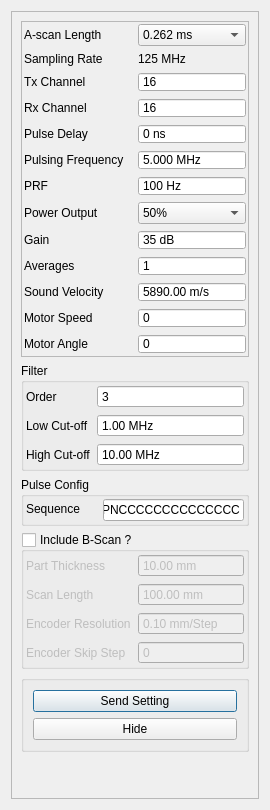
<?xml version="1.0" encoding="UTF-8"?>
<ui version="4.0">
 <class>TSettings</class>
 <widget class="QDialog" name="TSettings">
  <property name="geometry">
   <rect>
    <x>0</x>
    <y>0</y>
    <width>270</width>
    <height>810</height>
   </rect>
  </property>
  <property name="sizePolicy">
   <sizepolicy hsizetype="Preferred" vsizetype="Preferred">
    <horstretch>0</horstretch>
    <verstretch>0</verstretch>
   </sizepolicy>
  </property>
  <property name="windowTitle">
   <string>Dialog</string>
  </property>
  <layout class="QGridLayout" name="gridLayout">
   <item row="0" column="0">
    <widget class="QScrollArea" name="scrollArea">
     <property name="sizePolicy">
      <sizepolicy hsizetype="Preferred" vsizetype="Preferred">
       <horstretch>0</horstretch>
       <verstretch>0</verstretch>
      </sizepolicy>
     </property>
     <property name="horizontalScrollBarPolicy">
      <enum>Qt::ScrollBarAsNeeded</enum>
     </property>
     <property name="widgetResizable">
      <bool>true</bool>
     </property>
     <widget class="QWidget" name="scrollAreaWidgetContents_2">
      <property name="geometry">
       <rect>
        <x>0</x>
        <y>0</y>
        <width>232</width>
        <height>818</height>
       </rect>
      </property>
      <layout class="QGridLayout" name="gridLayout_3">
       <item row="0" column="0">
        <widget class="QFrame" name="frame">
         <property name="frameShape">
          <enum>QFrame::StyledPanel</enum>
         </property>
         <property name="frameShadow">
          <enum>QFrame::Raised</enum>
         </property>
         <layout class="QGridLayout" name="gridLayout_2">
          <property name="leftMargin">
           <number>2</number>
          </property>
          <property name="topMargin">
           <number>2</number>
          </property>
          <property name="rightMargin">
           <number>2</number>
          </property>
          <property name="bottomMargin">
           <number>2</number>
          </property>
          <item row="0" column="0">
           <widget class="QLabel" name="label_9">
            <property name="text">
             <string>A-scan Length</string>
            </property>
           </widget>
          </item>
          <item row="0" column="1">
           <widget class="QComboBox" name="comboLength">
            <property name="placeholderText">
             <string/>
            </property>
            <item>
             <property name="text">
              <string>0.262 ms</string>
             </property>
            </item>
            <item>
             <property name="text">
              <string>0.524 ms</string>
             </property>
            </item>
            <item>
             <property name="text">
              <string>0.786 ms</string>
             </property>
            </item>
            <item>
             <property name="text">
              <string>1.048 ms</string>
             </property>
            </item>
            <item>
             <property name="text">
              <string>1.311 ms</string>
             </property>
            </item>
            <item>
             <property name="text">
              <string>1.573 ms</string>
             </property>
            </item>
            <item>
             <property name="text">
              <string>1.835 ms</string>
             </property>
            </item>
            <item>
             <property name="text">
              <string>2.097 ms</string>
             </property>
            </item>
           </widget>
          </item>
          <item row="1" column="0">
           <widget class="QLabel" name="label_10">
            <property name="text">
             <string>Sampling Rate</string>
            </property>
           </widget>
          </item>
          <item row="1" column="1">
           <widget class="QLabel" name="label_fs">
            <property name="text">
             <string>125 MHz</string>
            </property>
           </widget>
          </item>
          <item row="2" column="0">
           <widget class="QLabel" name="label_7">
            <property name="text">
             <string>Tx Channel</string>
            </property>
           </widget>
          </item>
          <item row="2" column="1">
           <widget class="QSpinBox" name="spinTx">
            <property name="maximumSize">
             <size>
              <width>16777215</width>
              <height>20</height>
             </size>
            </property>
            <property name="focusPolicy">
             <enum>Qt::StrongFocus</enum>
            </property>
            <property name="buttonSymbols">
             <enum>QAbstractSpinBox::NoButtons</enum>
            </property>
            <property name="suffix">
             <string/>
            </property>
            <property name="prefix">
             <string/>
            </property>
            <property name="minimum">
             <number>1</number>
            </property>
            <property name="maximum">
             <number>16</number>
            </property>
            <property name="value">
             <number>16</number>
            </property>
           </widget>
          </item>
          <item row="3" column="0">
           <widget class="QLabel" name="label_3">
            <property name="text">
             <string>Rx Channel</string>
            </property>
           </widget>
          </item>
          <item row="3" column="1">
           <widget class="QSpinBox" name="spinRx">
            <property name="maximumSize">
             <size>
              <width>16777215</width>
              <height>20</height>
             </size>
            </property>
            <property name="focusPolicy">
             <enum>Qt::ClickFocus</enum>
            </property>
            <property name="buttonSymbols">
             <enum>QAbstractSpinBox::NoButtons</enum>
            </property>
            <property name="suffix">
             <string/>
            </property>
            <property name="prefix">
             <string/>
            </property>
            <property name="minimum">
             <number>1</number>
            </property>
            <property name="maximum">
             <number>16</number>
            </property>
            <property name="value">
             <number>16</number>
            </property>
           </widget>
          </item>
          <item row="4" column="0">
           <widget class="QLabel" name="label_8">
            <property name="text">
             <string>Pulse Delay</string>
            </property>
           </widget>
          </item>
          <item row="4" column="1">
           <widget class="QSpinBox" name="spinPulseDelay">
            <property name="maximumSize">
             <size>
              <width>16777215</width>
              <height>20</height>
             </size>
            </property>
            <property name="focusPolicy">
             <enum>Qt::ClickFocus</enum>
            </property>
            <property name="buttonSymbols">
             <enum>QAbstractSpinBox::NoButtons</enum>
            </property>
            <property name="suffix">
             <string> ns</string>
            </property>
            <property name="prefix">
             <string/>
            </property>
            <property name="minimum">
             <number>0</number>
            </property>
            <property name="maximum">
             <number>1600</number>
            </property>
            <property name="value">
             <number>0</number>
            </property>
           </widget>
          </item>
          <item row="5" column="0">
           <widget class="QLabel" name="label_4">
            <property name="text">
             <string>Pulsing Frequency</string>
            </property>
           </widget>
          </item>
          <item row="5" column="1">
           <widget class="QDoubleSpinBox" name="spinFrequency">
            <property name="maximumSize">
             <size>
              <width>16777215</width>
              <height>20</height>
             </size>
            </property>
            <property name="focusPolicy">
             <enum>Qt::ClickFocus</enum>
            </property>
            <property name="buttonSymbols">
             <enum>QAbstractSpinBox::NoButtons</enum>
            </property>
            <property name="suffix">
             <string> MHz</string>
            </property>
            <property name="decimals">
             <number>3</number>
            </property>
            <property name="minimum">
             <double>0.020000000000000</double>
            </property>
            <property name="maximum">
             <double>15.000000000000000</double>
            </property>
            <property name="singleStep">
             <double>0.100000000000000</double>
            </property>
            <property name="stepType">
             <enum>QAbstractSpinBox::AdaptiveDecimalStepType</enum>
            </property>
            <property name="value">
             <double>5.000000000000000</double>
            </property>
           </widget>
          </item>
          <item row="6" column="0">
           <widget class="QLabel" name="label_6">
            <property name="text">
             <string>PRF</string>
            </property>
           </widget>
          </item>
          <item row="6" column="1">
           <widget class="QSpinBox" name="prf">
            <property name="maximumSize">
             <size>
              <width>16777215</width>
              <height>20</height>
             </size>
            </property>
            <property name="focusPolicy">
             <enum>Qt::ClickFocus</enum>
            </property>
            <property name="buttonSymbols">
             <enum>QAbstractSpinBox::NoButtons</enum>
            </property>
            <property name="suffix">
             <string> Hz</string>
            </property>
            <property name="prefix">
             <string/>
            </property>
            <property name="minimum">
             <number>1</number>
            </property>
            <property name="maximum">
             <number>1000</number>
            </property>
            <property name="value">
             <number>100</number>
            </property>
           </widget>
          </item>
          <item row="7" column="0">
           <widget class="QLabel" name="label_5">
            <property name="text">
             <string>Power Output</string>
            </property>
           </widget>
          </item>
          <item row="7" column="1">
           <widget class="QComboBox" name="powerOutput">
            <property name="focusPolicy">
             <enum>Qt::ClickFocus</enum>
            </property>
            <property name="currentIndex">
             <number>1</number>
            </property>
            <item>
             <property name="text">
              <string>25%</string>
             </property>
            </item>
            <item>
             <property name="text">
              <string>50%</string>
             </property>
            </item>
            <item>
             <property name="text">
              <string>100%</string>
             </property>
            </item>
           </widget>
          </item>
          <item row="8" column="0">
           <widget class="QLabel" name="label_11">
            <property name="text">
             <string>Gain</string>
            </property>
           </widget>
          </item>
          <item row="8" column="1">
           <widget class="QSpinBox" name="spinGain">
            <property name="maximumSize">
             <size>
              <width>16777215</width>
              <height>20</height>
             </size>
            </property>
            <property name="focusPolicy">
             <enum>Qt::ClickFocus</enum>
            </property>
            <property name="buttonSymbols">
             <enum>QAbstractSpinBox::NoButtons</enum>
            </property>
            <property name="suffix">
             <string> dB</string>
            </property>
            <property name="prefix">
             <string/>
            </property>
            <property name="maximum">
             <number>48</number>
            </property>
            <property name="value">
             <number>35</number>
            </property>
           </widget>
          </item>
          <item row="9" column="0">
           <widget class="QLabel" name="label_18">
            <property name="text">
             <string>Averages</string>
            </property>
           </widget>
          </item>
          <item row="9" column="1">
           <widget class="QSpinBox" name="spinAvg">
            <property name="maximumSize">
             <size>
              <width>16777215</width>
              <height>20</height>
             </size>
            </property>
            <property name="focusPolicy">
             <enum>Qt::ClickFocus</enum>
            </property>
            <property name="buttonSymbols">
             <enum>QAbstractSpinBox::NoButtons</enum>
            </property>
            <property name="prefix">
             <string/>
            </property>
            <property name="minimum">
             <number>1</number>
            </property>
            <property name="maximum">
             <number>100</number>
            </property>
            <property name="value">
             <number>1</number>
            </property>
           </widget>
          </item>
          <item row="10" column="0">
           <widget class="QLabel" name="label_19">
            <property name="text">
             <string>Sound Velocity</string>
            </property>
           </widget>
          </item>
          <item row="10" column="1">
           <widget class="QDoubleSpinBox" name="spinVel">
            <property name="maximumSize">
             <size>
              <width>16777215</width>
              <height>20</height>
             </size>
            </property>
            <property name="focusPolicy">
             <enum>Qt::ClickFocus</enum>
            </property>
            <property name="buttonSymbols">
             <enum>QAbstractSpinBox::NoButtons</enum>
            </property>
            <property name="suffix">
             <string> m/s</string>
            </property>
            <property name="maximum">
             <double>9999.989999999999782</double>
            </property>
            <property name="value">
             <double>5890.000000000000000</double>
            </property>
           </widget>
          </item>
          <item row="11" column="0">
           <widget class="QLabel" name="label_21">
            <property name="text">
             <string>Motor Speed</string>
            </property>
           </widget>
          </item>
          <item row="11" column="1">
           <widget class="QSpinBox" name="motorSpeed">
            <property name="maximumSize">
             <size>
              <width>16777215</width>
              <height>20</height>
             </size>
            </property>
            <property name="focusPolicy">
             <enum>Qt::ClickFocus</enum>
            </property>
            <property name="buttonSymbols">
             <enum>QAbstractSpinBox::NoButtons</enum>
            </property>
            <property name="prefix">
             <string/>
            </property>
            <property name="minimum">
             <number>0</number>
            </property>
            <property name="maximum">
             <number>100</number>
            </property>
            <property name="value">
             <number>0</number>
            </property>
           </widget>
          </item>
          <item row="12" column="0">
           <widget class="QLabel" name="label_20">
            <property name="text">
             <string>Motor Angle</string>
            </property>
           </widget>
          </item>
          <item row="12" column="1">
           <widget class="QSpinBox" name="motorAngle">
            <property name="maximumSize">
             <size>
              <width>16777215</width>
              <height>20</height>
             </size>
            </property>
            <property name="focusPolicy">
             <enum>Qt::ClickFocus</enum>
            </property>
            <property name="buttonSymbols">
             <enum>QAbstractSpinBox::NoButtons</enum>
            </property>
            <property name="suffix">
             <string/>
            </property>
            <property name="prefix">
             <string/>
            </property>
            <property name="minimum">
             <number>0</number>
            </property>
            <property name="maximum">
             <number>3600</number>
            </property>
            <property name="value">
             <number>0</number>
            </property>
           </widget>
          </item>
         </layout>
        </widget>
       </item>
       <item row="1" column="0">
        <widget class="QGroupBox" name="groupBox">
         <property name="maximumSize">
          <size>
           <width>16777215</width>
           <height>130</height>
          </size>
         </property>
         <property name="title">
          <string>Filter</string>
         </property>
         <layout class="QFormLayout" name="formLayout">
          <property name="leftMargin">
           <number>2</number>
          </property>
          <property name="topMargin">
           <number>2</number>
          </property>
          <property name="rightMargin">
           <number>2</number>
          </property>
          <property name="bottomMargin">
           <number>2</number>
          </property>
          <item row="0" column="0">
           <widget class="QLabel" name="labelHz_2">
            <property name="text">
             <string>Order</string>
            </property>
           </widget>
          </item>
          <item row="0" column="1">
           <widget class="QSpinBox" name="spinOrder">
            <property name="focusPolicy">
             <enum>Qt::ClickFocus</enum>
            </property>
            <property name="buttonSymbols">
             <enum>QAbstractSpinBox::NoButtons</enum>
            </property>
            <property name="prefix">
             <string/>
            </property>
            <property name="minimum">
             <number>1</number>
            </property>
            <property name="maximum">
             <number>20</number>
            </property>
            <property name="value">
             <number>3</number>
            </property>
           </widget>
          </item>
          <item row="1" column="0">
           <widget class="QLabel" name="labelHz_3">
            <property name="text">
             <string>Low Cut-off</string>
            </property>
           </widget>
          </item>
          <item row="1" column="1">
           <widget class="QDoubleSpinBox" name="spinLowCut">
            <property name="focusPolicy">
             <enum>Qt::ClickFocus</enum>
            </property>
            <property name="buttonSymbols">
             <enum>QAbstractSpinBox::NoButtons</enum>
            </property>
            <property name="suffix">
             <string> MHz</string>
            </property>
            <property name="maximum">
             <double>9999.989999999999782</double>
            </property>
            <property name="value">
             <double>1.000000000000000</double>
            </property>
           </widget>
          </item>
          <item row="2" column="0">
           <widget class="QLabel" name="labelHz_4">
            <property name="text">
             <string>High Cut-off</string>
            </property>
           </widget>
          </item>
          <item row="2" column="1">
           <widget class="QDoubleSpinBox" name="spinHighCut">
            <property name="focusPolicy">
             <enum>Qt::ClickFocus</enum>
            </property>
            <property name="buttonSymbols">
             <enum>QAbstractSpinBox::NoButtons</enum>
            </property>
            <property name="suffix">
             <string> MHz</string>
            </property>
            <property name="maximum">
             <double>9999.989999999999782</double>
            </property>
            <property name="value">
             <double>10.000000000000000</double>
            </property>
           </widget>
          </item>
         </layout>
        </widget>
       </item>
       <item row="2" column="0">
        <widget class="QGroupBox" name="groupBox_3">
         <property name="maximumSize">
          <size>
           <width>16777215</width>
           <height>70</height>
          </size>
         </property>
         <property name="title">
          <string>Pulse Config</string>
         </property>
         <layout class="QFormLayout" name="formLayout_3">
          <property name="leftMargin">
           <number>2</number>
          </property>
          <property name="topMargin">
           <number>2</number>
          </property>
          <property name="rightMargin">
           <number>2</number>
          </property>
          <property name="bottomMargin">
           <number>2</number>
          </property>
          <item row="0" column="0">
           <widget class="QLabel" name="labelHz_8">
            <property name="maximumSize">
             <size>
              <width>16777215</width>
              <height>20</height>
             </size>
            </property>
            <property name="text">
             <string>Sequence     </string>
            </property>
           </widget>
          </item>
          <item row="0" column="1">
           <widget class="QLineEdit" name="pulseSequence">
            <property name="font">
             <font>
              <pointsize>9</pointsize>
             </font>
            </property>
            <property name="focusPolicy">
             <enum>Qt::ClickFocus</enum>
            </property>
            <property name="toolTip">
             <string/>
            </property>
            <property name="inputMask">
             <string>AAAAAAAAAAAAAAAA</string>
            </property>
            <property name="text">
             <string>PNCCCCCCCCCCCCCC</string>
            </property>
            <property name="maxLength">
             <number>16</number>
            </property>
           </widget>
          </item>
         </layout>
        </widget>
       </item>
       <item row="3" column="0">
        <widget class="QGroupBox" name="groupBscan">
         <property name="title">
          <string>Include B-Scan ?</string>
         </property>
         <property name="checkable">
          <bool>true</bool>
         </property>
         <property name="checked">
          <bool>false</bool>
         </property>
         <layout class="QFormLayout" name="formLayout_4">
          <property name="horizontalSpacing">
           <number>7</number>
          </property>
          <property name="leftMargin">
           <number>2</number>
          </property>
          <property name="topMargin">
           <number>2</number>
          </property>
          <property name="rightMargin">
           <number>2</number>
          </property>
          <property name="bottomMargin">
           <number>2</number>
          </property>
          <item row="0" column="0">
           <widget class="QLabel" name="labelHz_9">
            <property name="text">
             <string>Part Thickness</string>
            </property>
           </widget>
          </item>
          <item row="0" column="1">
           <widget class="QDoubleSpinBox" name="spinThick">
            <property name="focusPolicy">
             <enum>Qt::ClickFocus</enum>
            </property>
            <property name="buttonSymbols">
             <enum>QAbstractSpinBox::NoButtons</enum>
            </property>
            <property name="suffix">
             <string> mm</string>
            </property>
            <property name="maximum">
             <double>9999.000000000000000</double>
            </property>
            <property name="value">
             <double>10.000000000000000</double>
            </property>
           </widget>
          </item>
          <item row="1" column="0">
           <widget class="QLabel" name="labelHz_10">
            <property name="text">
             <string>Scan Length</string>
            </property>
           </widget>
          </item>
          <item row="1" column="1">
           <widget class="QDoubleSpinBox" name="spinScanLength">
            <property name="focusPolicy">
             <enum>Qt::ClickFocus</enum>
            </property>
            <property name="buttonSymbols">
             <enum>QAbstractSpinBox::NoButtons</enum>
            </property>
            <property name="suffix">
             <string> mm</string>
            </property>
            <property name="maximum">
             <double>9999.000000000000000</double>
            </property>
            <property name="value">
             <double>100.000000000000000</double>
            </property>
           </widget>
          </item>
          <item row="2" column="0">
           <widget class="QLabel" name="labelHz_5">
            <property name="text">
             <string>Encoder Resolution</string>
            </property>
           </widget>
          </item>
          <item row="2" column="1">
           <widget class="QDoubleSpinBox" name="spinEncoderRes">
            <property name="focusPolicy">
             <enum>Qt::ClickFocus</enum>
            </property>
            <property name="buttonSymbols">
             <enum>QAbstractSpinBox::NoButtons</enum>
            </property>
            <property name="suffix">
             <string> mm/Step</string>
            </property>
            <property name="value">
             <double>0.100000000000000</double>
            </property>
           </widget>
          </item>
          <item row="3" column="0">
           <widget class="QLabel" name="labelHz_6">
            <property name="text">
             <string>Encoder Skip Step</string>
            </property>
           </widget>
          </item>
          <item row="3" column="1">
           <widget class="QSpinBox" name="spinEncoderStep">
            <property name="focusPolicy">
             <enum>Qt::ClickFocus</enum>
            </property>
            <property name="buttonSymbols">
             <enum>QAbstractSpinBox::NoButtons</enum>
            </property>
            <property name="maximum">
             <number>5000</number>
            </property>
           </widget>
          </item>
         </layout>
        </widget>
       </item>
       <item row="4" column="0">
        <widget class="QGroupBox" name="groupBox_2">
         <property name="title">
          <string/>
         </property>
         <layout class="QVBoxLayout" name="verticalLayout">
          <item>
           <widget class="QPushButton" name="btnConfirm">
            <property name="text">
             <string>Send Setting</string>
            </property>
           </widget>
          </item>
          <item>
           <widget class="QPushButton" name="btnHide">
            <property name="text">
             <string>Hide</string>
            </property>
           </widget>
          </item>
         </layout>
        </widget>
       </item>
       <item row="5" column="0">
        <spacer name="verticalSpacer">
         <property name="orientation">
          <enum>Qt::Vertical</enum>
         </property>
         <property name="sizeHint" stdset="0">
          <size>
           <width>20</width>
           <height>56</height>
          </size>
         </property>
        </spacer>
       </item>
      </layout>
     </widget>
    </widget>
   </item>
  </layout>
 </widget>
 <resources/>
 <connections/>
</ui>
